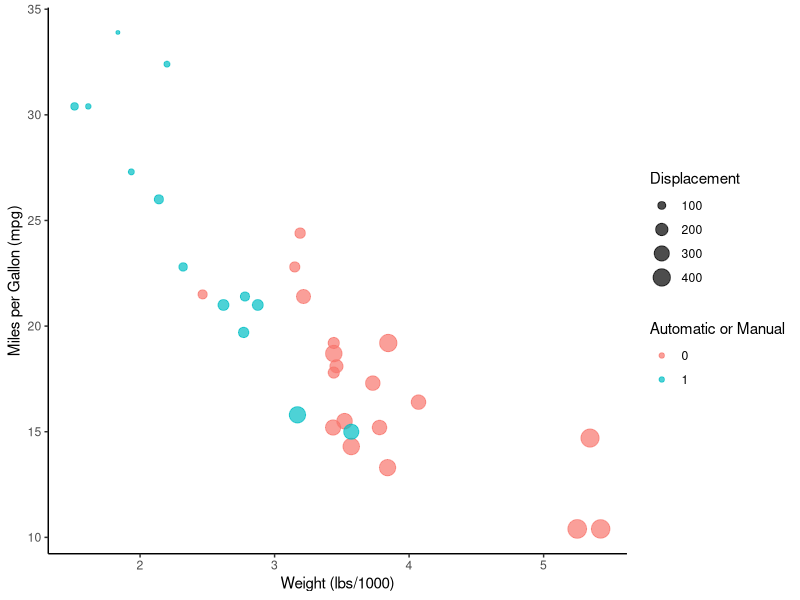
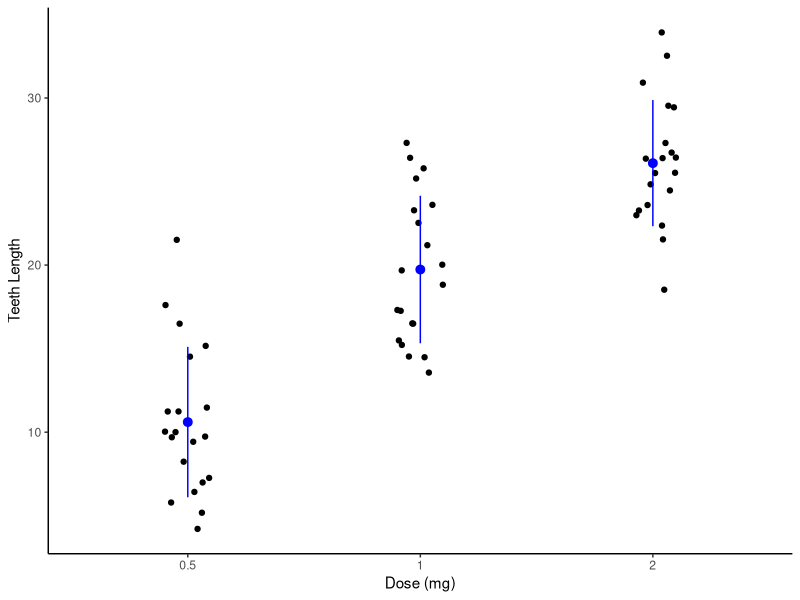

These figures' R source, in order:
## ---- chunk 1
knitr::opts_chunk$set(warning=FALSE, message=FALSE)
## ---- chunk 2
data(mtcars)
## ---- chunk 3
library(ggplot2)
mtcars$am <- as.factor(mtcars$am) # make am factor
ggplot(mtcars) + # tell R to use the mtcars data
    geom_point(aes(x = wt, y = mpg, size = disp, col = am), alpha = 0.7) + # put in aesthetics to use
  labs(y = "Miles per Gallon (mpg)", x = "Weight (lbs/1000)", col = "Automatic or Manual", size = "Displacement") + # add labels
  theme_classic() # add a theme
## ---- chunk 4
data(ToothGrowth)
## ---- chunk 5
library(ggplot2)
df <- ToothGrowth # name dataset df
df$dose <- as.factor(df$dose) # change so thinks is factor not continuous
library(dplyr) # need for group_by
df.summary <- df %>%
  group_by(dose) %>%
  summarise(
    sd = sd(len, na.rm = TRUE),
    len = mean(len)
  ) # create a summary df with 3 means and 3 sds
ggplot(df, aes(dose, len)) + #use original data, set y and x
  geom_jitter(position = position_jitter(0.1), color = "black") + # plot each point but jitter by 0.2
  geom_pointrange(aes(ymin = len-sd, ymax = len+sd),data = df.summary, colour = "blue") + # use summary data to draw error lines with a point in the middle 
  theme_classic() + # add theme
  labs(x="Dose (mg)", y = "Teeth Length") # add axis labels
